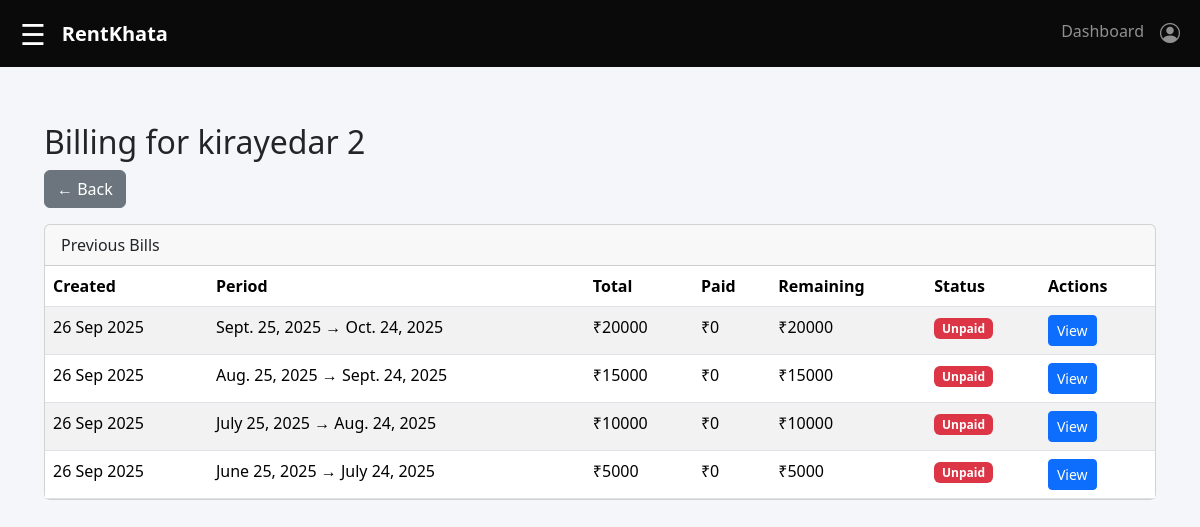
/bill/44/Offline/ (signed in), run on the app's committed database.
### accounts/models.py (models this page shows, shortened)
class OfflineTenants(models.Model):
    landlord = models.ForeignKey(
        CustomUser,
        related_name='offline_tenants',
        limit_choices_to={'role': 'landlord'},
        on_delete=models.CASCADE
    )
    name = models.CharField(max_length=20)
    property_name = models.CharField(max_length=255, null=True, blank=True)
    phone_number = models.CharField(max_length=15, null=True, blank=True)
    rent = models.IntegerField()
    due_amount = models.IntegerField(default=0)
    meter_rate = models.IntegerField(default=10)
    starting_meter_reading = models.IntegerField(default=0)
    start_date = models.DateField(null=True, blank=True)
    end_date = models.DateField(null=True, blank=True)
    note = models.TextField(null=True, blank=True)

class Billing(models.Model):
    online_tenant = models.ForeignKey(
        'LinkTenantLandlord', related_name='online_bill',
        null=True, blank=True, on_delete=models.CASCADE
    )
    offline_tenant = models.ForeignKey(
        'OfflineTenants', related_name='offline_bill',
        null=True, blank=True, on_delete=models.CASCADE
    )
    start_date = models.DateField()
    end_date = models.DateField()
    rent = models.IntegerField()
    previous_due_amount = models.IntegerField(default=0)
    total_amount = models.IntegerField(null=True, blank=True)
    amount_paid = models.IntegerField(default=0)
    remaining_due_amount = models.IntegerField(null=True, blank=True)
    previous_meter_reading = models.IntegerField(default=0)
    current_meter_reading = models.IntegerField(null=True, blank=True)
    meter_photo = models.ImageField(upload_to='meter_photos/', null=True, blank=True)
    meter_rate = models.IntegerField(default=0)
    misc_charge = models.IntegerField(default=0)
    misc_note = models.TextField(null=True, blank=True)
    STATUS_CHOICES = [
        ('unpaid', 'Unpaid'),
        ('partial', 'Partial'),
        ('paid', 'Paid'),
    ]
    status = models.CharField(max_length=25, choices=STATUS_CHOICES, default='unpaid')
    created_at = models.DateTimeField(auto_now_add=True)
    updated_at = models.DateTimeField(auto_now=True)
    @property
    def consumption(self):
        if self.current_meter_reading is None:
            return 0
        return max(0, (self.current_meter_reading - self.previous_meter_reading))
    @property
    def meter_bill(self):
        return self.consumption * (self.meter_rate or 0)
    @property
    def total_bill_amount(self):
        return (self.rent or 0) + (self.previous_due_amount or 0) + (self.meter_bill or 0) + (self.misc_charge or 0)
    @property
    def remaining_due(self):
        return self.total_bill_amount - (self.amount_paid or 0)

### accounts/views.py (the view, shortened to what this page needs)
# urls.py: path('bill/<int:tenant_id>/<str:tenant_type>/', views.view_bill, name='view_bill'),
@login_required
@landlord_required
def view_bill(request, tenant_id, tenant_type):
    if tenant_type == "Offline":
        tenant = get_object_or_404(OfflineTenants, id=tenant_id)
        bills_qs = tenant.offline_bill.all().order_by('-created_at')
        last_meter = bills_qs.first().current_meter_reading if bills_qs.exists() else tenant.starting_meter_reading
        last_due = bills_qs.first().remaining_due_amount if bills_qs.exists() else tenant.due_amount
    else:
        messages.error(request, "Invalid tenant type.")
        return redirect("manage_tenants")
    context = {
        "tenant": tenant,
        "bills": bills_qs,
        "tenant_type": tenant_type,
        "last_meter": last_meter,
    }
    return render(request, "accounts/view_bill.html", context)

### templates/accounts/view_bill.html
{% extends "base.html" %}
{% block content %}
<div class="container mt-4">
  <h2>Billing for
    {% if tenant_type == "Offline" %}
      {{ tenant.name }}
    {% else %}
      {{ tenant.tenant.get_full_name|default:tenant.tenant.username }}
    {% endif %}
  </h2>
  <div class="mb-3">
    <a href="{% url 'manage_tenants' %}" class="btn btn-secondary">&larr; Back</a>
  </div>
  <div class="card">
    <div class="card-header">Previous Bills</div>
    <div class="card-body p-0">
      {% if bills %}
      <table class="table table-striped mb-0">
        <thead>
          <tr>
            <th>Created</th><th>Period</th><th>Total</th><th>Paid</th><th>Remaining</th><th>Status</th><th>Actions</th>
          </tr>
        </thead>
        <tbody>
          {% for bill in bills %}
          <tr>
            <td>{{ bill.created_at|date:"d M Y" }}</td>
            <td>{{ bill.start_date }} → {{ bill.end_date }}</td>
            <td>₹{{ bill.total_bill_amount }}</td>
            <td>₹{{ bill.amount_paid }}</td>
            <td>₹{{ bill.remaining_due }}</td>
            <td>
              {% with rem=bill.remaining_due|default:0 paid=bill.amount_paid|default:0 %}
                {% if rem == 0 %}
                  <span class="badge bg-success">Paid</span>
                {% elif rem < 0 %}
                  <span class="badge bg-primary">Advance</span>
                {% elif paid > 0 and rem > 0 %}
                  <span class="badge bg-warning text-dark">Partial</span>
                {% elif paid == 0 and rem > 0 %}
                  <span class="badge bg-danger">Unpaid</span>
                {% endif %}
              {% endwith %}
            </td>
            <td>
              <a href="{% url 'bill_detail' bill.id %}" class="btn btn-sm btn-primary">View</a>
            </td>
          </tr>
          {% endfor %}
        </tbody>
      </table>
      {% else %}
        <p class="p-3">No bills yet.</p>
      {% endif %}
    </div>
  </div>
</div>
{% endblock %}

### templates/base.html (style rules this page uses)
body { font-family: "Segoe UI", Tahoma, Geneva, Verdana, sans-serif; background-color: #f5f6fa; overflow-x: hidden; margin: 0; }

### data on the page
OfflineTenants: name "kirayedar 2"
Billing: created_at "26 Sep 2025", start_date "Sept. 25, 2025", end_date "Oct. 24, 2025", total_bill_amount "20000", amount_paid "0", remaining_due "20000"
Billing: created_at "26 Sep 2025", start_date "Aug. 25, 2025", end_date "Sept. 24, 2025", total_bill_amount "15000", amount_paid "0", remaining_due "15000"
Billing: created_at "26 Sep 2025", start_date "July 25, 2025", end_date "Aug. 24, 2025", total_bill_amount "10000", amount_paid "0", remaining_due "10000"
Billing: created_at "26 Sep 2025", start_date "June 25, 2025", end_date "July 24, 2025", total_bill_amount "5000", amount_paid "0", remaining_due "5000"
